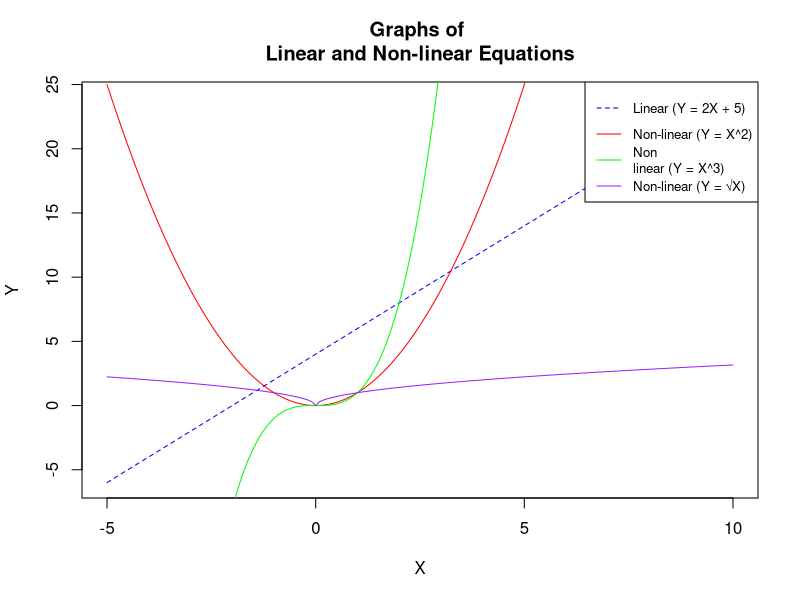

Generate this figure with R:
x <- seq(-5, 10, by = 0.1)  
M <- 2 
C <- 4 
eq <- M * x + C  
neq1 <- x^2  
neq2 <- x^3 
neq3 <- sqrt(abs(x)) 
plot(x,eq, type = "l", col = "blue ", lty = 2,xlab = "X", ylab = "Y", main = "Graphs of 
Linear and Non-linear Equations")  
lines(x, neq1, col = "red") 
lines(x, neq2, col = "green")  
lines(x, neq3, col = "purple") 
legend("topright", legend = c("Linear (Y = 2X + 5)", "Non-linear (Y = X^2)", "Non
linear (Y = X^3)", "Non-linear (Y = √X)"),  col = c("blue", "red", "green", "purple"), lty 
= c(2, 1, 1, 1), cex = 0.8)
